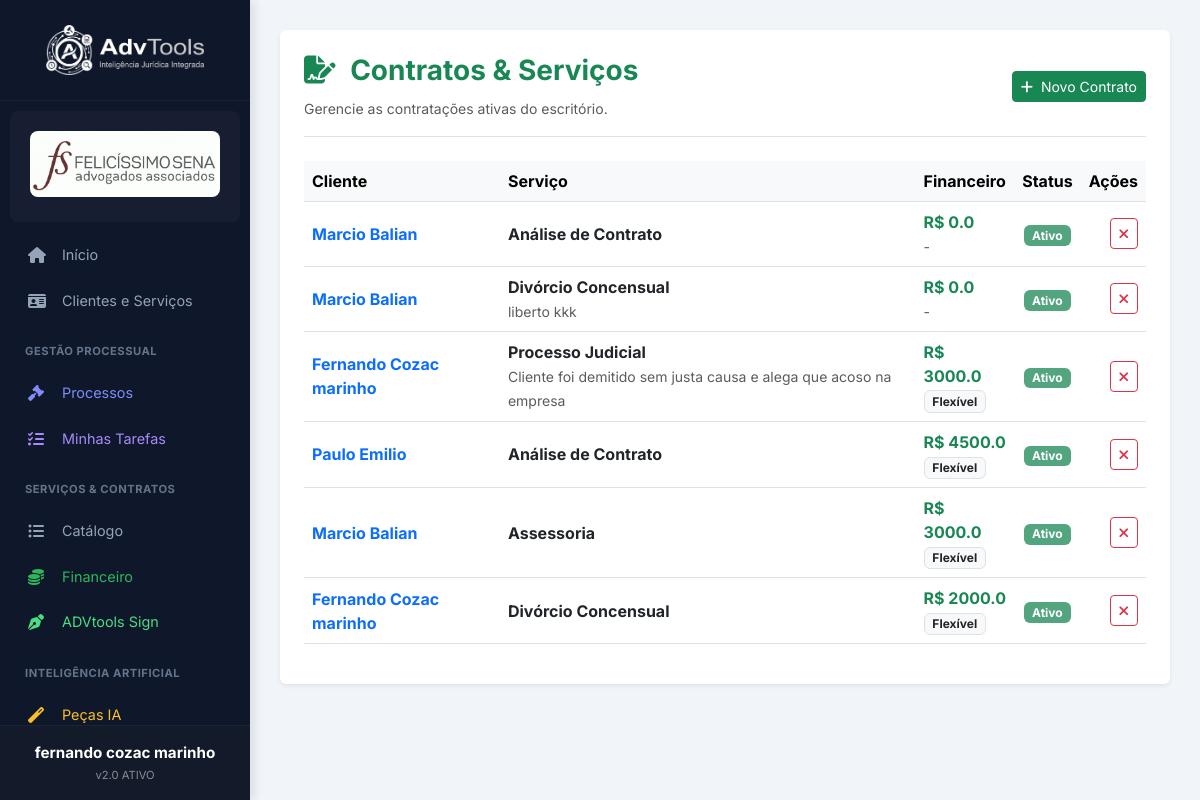
The app's page /servicos/contratos (signed in) with its own data.
### tables this page shows
CREATE TABLE clientes (
        id INTEGER PRIMARY KEY AUTOINCREMENT,
        escritorio_id INTEGER,
        nome TEXT NOT NULL,
        documento TEXT, -- CPF/CNPJ
        telefone TEXT,
        email TEXT,
        endereco TEXT,
        data_cadastro DATETIME DEFAULT CURRENT_TIMESTAMP, cep TEXT, data_nascimento TEXT, nacionalidade TEXT, estado_civil TEXT, profissao TEXT, rg TEXT, bairro TEXT, cidade TEXT, uf TEXT,
        FOREIGN KEY(escritorio_id) REFERENCES escritorios(id)
    );

CREATE TABLE servicos (
        id INTEGER PRIMARY KEY AUTOINCREMENT,
        escritorio_id INTEGER,
        cliente_id INTEGER,
        tipo_servico_id INTEGER,
        descricao TEXT,
        status TEXT DEFAULT 'Ativo',
        
        -- Dados Financeiros
        valor_total REAL,
        condicoes_pagamento TEXT, -- JSON com detalhes
        
        data_contratacao DATETIME DEFAULT CURRENT_TIMESTAMP, forma_pagamento TEXT, qtd_parcelas INTEGER, detalhes_pagamento TEXT, porcentagem_exito TEXT, data_contrato TEXT, processo_id INTEGER,
        FOREIGN KEY(escritorio_id) REFERENCES escritorios(id),
        FOREIGN KEY(cliente_id) REFERENCES clientes(id),
        FOREIGN KEY(tipo_servico_id) REFERENCES tipos_servico(id)
    );

CREATE TABLE tipos_servico (
        id INTEGER PRIMARY KEY AUTOINCREMENT,
        escritorio_id INTEGER,
        nome TEXT NOT NULL,
        descricao_padrao TEXT,
        FOREIGN KEY(escritorio_id) REFERENCES escritorios(id)
    );

### app.py (the view)
@app.route('/servicos/contratos')
def contratos_servico():
    if not session.get('usuario_logado'): return redirect(url_for('login'))
    conn = get_db_connection()
    esc_id = session.get('escritorio_id')
    contratos = conn.execute('''
        SELECT s.*, c.nome as cliente_nome, t.nome as tipo_nome
        FROM servicos s
        JOIN clientes c ON s.cliente_id = c.id
        JOIN tipos_servico t ON s.tipo_servico_id = t.id
        WHERE s.escritorio_id = ?
        ORDER BY s.id DESC
    ''', (esc_id,)).fetchall()
    clientes = conn.execute("SELECT id, nome FROM clientes WHERE escritorio_id = ? ORDER BY nome", (esc_id,)).fetchall()
    meus_tipos_count = conn.execute("SELECT count(*) FROM tipos_servico WHERE escritorio_id = ?", (esc_id,)).fetchone()[0]
    if meus_tipos_count == 0 and esc_id != 1:
        padroes = conn.execute("SELECT nome, descricao_padrao FROM tipos_servico WHERE escritorio_id = 1").fetchall()
        for p in padroes:
            conn.execute("INSERT INTO tipos_servico (escritorio_id, nome, descricao_padrao) VALUES (?, ?, ?)",
                         (esc_id, p['nome'], p['descricao_padrao']))
        conn.commit()
    tipos = conn.execute("SELECT id, nome FROM tipos_servico WHERE escritorio_id = ? ORDER BY nome", (esc_id,)).fetchall()
    conn.close()
    modelos = listar_modelos_helper()
    return render_template('contratos_servico.html', contratos=contratos, clientes=clientes, tipos=tipos, modelos=modelos)

### app.py (called while the page is built, shortened)
def get_pasta_modelos(escritorio_id):
    path = os.path.join(BASE_MODELOS, str(escritorio_id))
    return path

def listar_modelos_helper(esc_id=None):
    if not esc_id:
        esc_id = session.get('escritorio_id')
    try:
        pasta = get_pasta_modelos(esc_id)
        return [f for f in os.listdir(pasta) if f.endswith('.docx')]
    except:
        return []

### templates/contratos_servico.html (shortened to what this page needs)
{% extends "base.html" %}
{% block content %}
<div class="container-gestao bg-white rounded shadow-sm p-4">
    <div class="header-gestao d-flex justify-content-between align-items-center mb-4 border-bottom pb-3">
        <div>
            <h3 class="fw-bold" style="color: #198754;"><i class="fas fa-file-signature me-2"></i> Contratos & Serviços
            </h3>
            <small class="text-muted">Gerencie as contratações ativas do escritório.</small>
        </div>
        <button type="button" class="btn btn-success btn-sm" data-bs-toggle="modal" data-bs-target="#modalNovoContrato">
            <i class="fas fa-plus me-1"></i> Novo Contrato
        </button>
    </div>
    <div class="table-responsive">
        <table class="table align-middle table-hover">
            <thead class="table-light">
                <tr>
                    <th>Cliente</th>
                    <th>Serviço</th>
                    <th>Financeiro</th>
                    <th class="text-center">Status</th>
                    <th class="text-end">Ações</th>
                </tr>
            </thead>
            <tbody>
                {% for c in contratos %}
                <tr>
                    <td class="fw-bold text-primary">{{ c.cliente_nome }}</td>
                    <td>
                        <div class="fw-bold">{{ c.tipo_nome }}</div>
                        <small class="text-muted">{{ c.descricao or '' }}</small>
                    </td>
                    <td>
                        <div class="text-success fw-bold">R$ {{ c.valor_total }}</div>
                        {% if c.forma_pagamento %}
                        <span class="badge bg-light text-dark border">{{ c.forma_pagamento }}</span>
                        {% else %}
                        <small class="text-muted">-</small>
                        {% endif %}
                    </td>
                    <td class="text-center"><span class="badge bg-success bg-opacity-75">Ativo</span></td>
                    <td class="text-end">
                        <a href="/servicos/contratos/excluir/{{ c.id }}" class="btn btn-sm btn-outline-danger"
                            onclick="return confirm('Cancelar este contrato?')">
                            <i class="fas fa-times"></i>
                        </a>
                    </td>
                </tr>
                {% else %}
                <tr>
                    <td colspan="5" class="text-center py-4 text-muted">Nenhum serviço contratado.</td>
                </tr>
                {% endfor %}
            </tbody>
        </table>
    </div>
</div>
</div>
{% endblock %}

### templates/base.html (shortened to what this page needs)
<!DOCTYPE html>
<html lang="pt-br">
<head>
    <link href="https://cdn.jsdelivr.net/npm/bootstrap@5.3.0/dist/css/bootstrap.min.css" rel="stylesheet">
    <link rel="stylesheet" href="https://cdnjs.cloudflare.com/ajax/libs/font-awesome/6.4.0/css/all.min.css">
</head>
<body>
    <div class="sidebar">
        <div class="sidebar-header d-flex align-items-center justify-content-center">
            <img src="{{ url_for('static', filename='img/logo_advtools.png') }}" alt="ADVtools" class="img-fluid"
                style="max-height: 50px; border-radius: 5px;">
        </div>
        <div class="user-profile">
            {% if session.get('logo_path') %}
            <div class="w-100 text-center">
                <img src="{{ url_for('static', filename=session.get('logo_path')) }}" alt="Logo"
                    style="max-width: 100%; max-height: 80px; object-fit: contain; border-radius: 8px; margin-bottom: 5px;">
            </div>
            {% endif %}
        </div>
        <div style="flex-grow: 1; overflow-y: auto;">
            <nav class="nav flex-column">
                <a href="/"
                    class="nav-link {% if request.path == '/' or request.path == '/dashboard' %}active{% endif %}">
                    <i class="fas fa-home"></i> Início
                </a>
                <a href="/clientes"
                    class="nav-link {% if 'clientes' in request.path and 'processos' not in request.path %}active{% endif %}">
                    <i class="fas fa-id-card"></i> Clientes e Serviços
                </a>
                <div class="nav-category">Gestão Processual</div>
                <a href="/processos"
                    class="nav-link {% if request.path == '/processos' or request.path.startswith('/processos/') %}active{% endif %}"
                    style="color: #818cf8;">
                    <i class="fas fa-gavel"></i> Processos
                </a>
                <a href="/minhas-tarefas" class="nav-link {% if 'minhas-tarefas' in request.path %}active{% endif %}"
                    style="color: #a78bfa;">
                    <i class="fas fa-tasks"></i> Minhas Tarefas
                </a>
                <div class="nav-category">Serviços &amp; Contratos</div>
                <a href="/servicos/tipos" class="nav-link {% if 'servicos/tipos' in request.path %}active{% endif %}">
                    <i class="fas fa-list-ul"></i> Catálogo
                </a>
                {% if session.get('perfil') == 'Admin' %}
                <a href="/financeiro" class="nav-link {% if 'financeiro' in request.path %}active{% endif %}"
                    style="color: #2eb85c;">
                    <i class="fas fa-coins"></i> Financeiro
                </a>
                {% endif %}
                <a href="/documentos" class="nav-link {% if request.path == '/documentos' %}active{% endif %}"
                    style="color: #4ade80;">
                    <i class="fas fa-pen-nib"></i> ADVtools Sign
                </a>
                <div class="nav-category">Inteligência Artificial</div>
                <a href="/documentos/novo" class="nav-link {% if 'documentos' in request.path %}active{% endif %}"
                    style="color: #fbbf24;">
                    <i class="fas fa-magic"></i> Peças IA
                </a>
            </nav>
        </div>
        <div class="p-3 text-center border-top border-secondary border-opacity-10 bg-dark bg-opacity-25">
            <div class="fw-bold text-white mb-0" style="font-size: 0.95rem;">{{ session.get('nome_usuario', 'Usuário')
                }}</div>
            <div class="text-white-50" style="font-size: 0.70rem; margin-top: 2px;">v2.0 ATIVO</div>
        </div>
    </div>
    <div class="main-content">
        {% block content %}{% endblock %}
</body>
</html>

### templates/base.html (style rules this page uses)
:root { --sidebar-bg: #0F172A; --sidebar-hover: #1E293B; --text-main: #E2E8F0; --text-muted: #94A3B8; --accent: #F59E0B; --bg-body: #F1F5F9; }
body { background-color: var(--bg-body); font-family: 'Inter', sans-serif; overflow-x: hidden; }
.sidebar { height: 100vh; width: 250px; position: fixed; top: 0; left: 0; background-color: var(--sidebar-bg); color: var(--text-main); display: flex; flex-direction: column; z-index: 1000; box-shadow: 4px 0 10px rgba(0, 0, 0, 0.1); }
.sidebar-header { padding: 25px 20px; border-bottom: 1px solid rgba(255, 255, 255, 0.05); }
.user-profile { padding: 20px; background: rgba(255, 255, 255, 0.03); margin: 10px; border-radius: 8px; display: flex; align-items: center; }
.nav-link { color: var(--text-muted); padding: 12px 25px; font-size: 0.9rem; display: flex; align-items: center; transition: all 0.2s ease; text-decoration: none; border-left: 3px solid transparent; }
.nav-link i { width: 24px; margin-right: 10px; font-size: 1rem; }
.nav-category { font-size: 0.7rem; text-transform: uppercase; color: #64748B; font-weight: 700; padding: 20px 25px 10px; letter-spacing: 0.5px; }
.main-content { margin-left: 250px; padding: 30px; }

### records on screen
clientes: get "fernando cozac marinho"
servicos: cliente_nome "Marcio Balian", tipo_nome "Análise de Contrato", valor_total "0.0"
servicos: cliente_nome "Marcio Balian", tipo_nome "Divórcio Concensual", descricao "liberto kkk", valor_total "0.0"
servicos: cliente_nome "Fernando Cozac marinho", tipo_nome "Processo Judicial", descricao "Cliente foi demitido sem justa causa e alega que acoso na empresa", valor_total "3000.0", forma_pagamento "Flexível"
servicos: cliente_nome "Paulo Emilio", tipo_nome "Análise de Contrato", valor_total "4500.0", forma_pagamento "Flexível"
servicos: cliente_nome "Marcio Balian", tipo_nome "Assessoria", valor_total "3000.0", forma_pagamento "Flexível"
servicos: cliente_nome "Fernando Cozac marinho", tipo_nome "Divórcio Concensual", valor_total "2000.0", forma_pagamento "Flexível"
